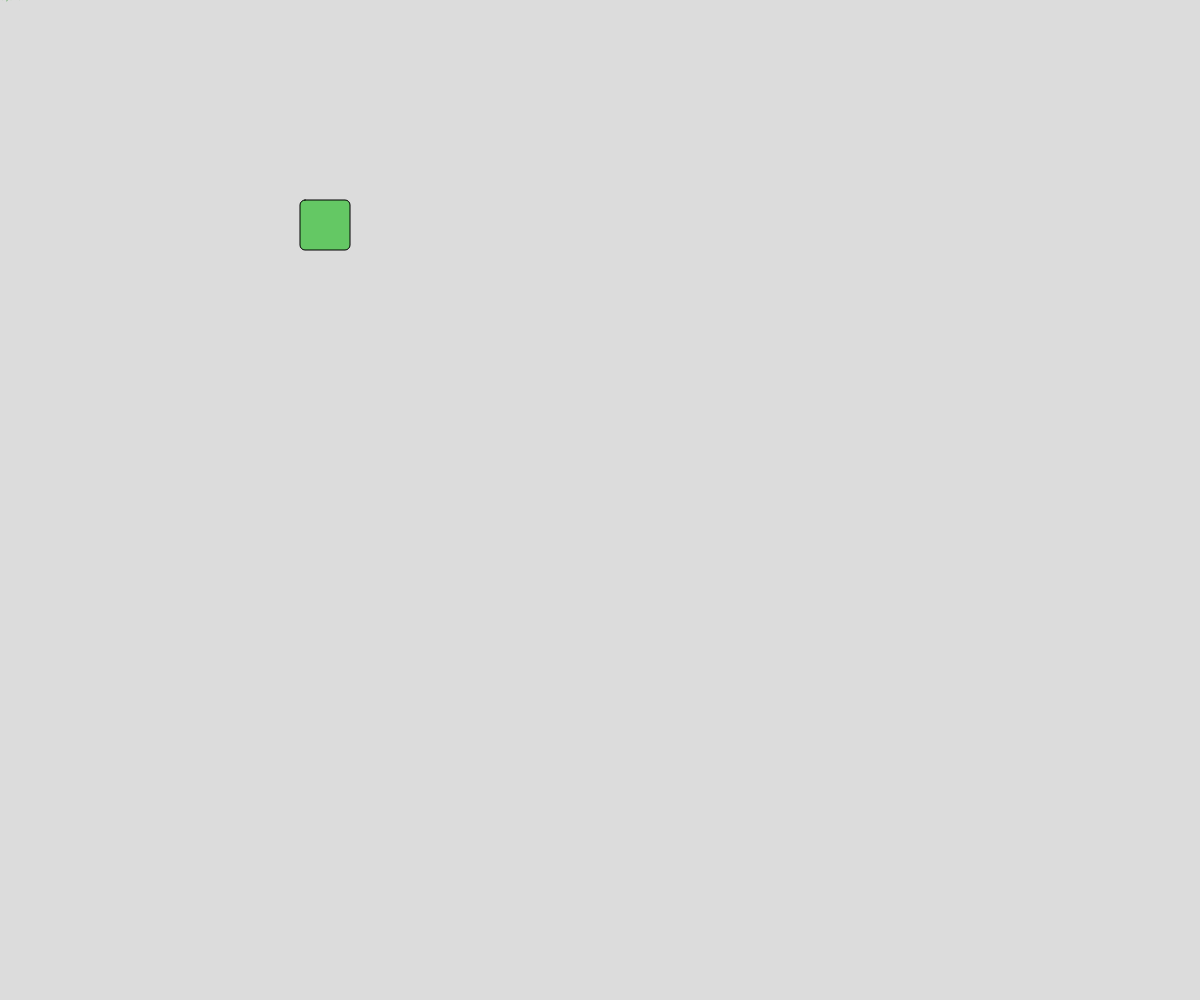
Frame 1 (no input)
Frame 60 (no input): identical to frame 1, image omitted
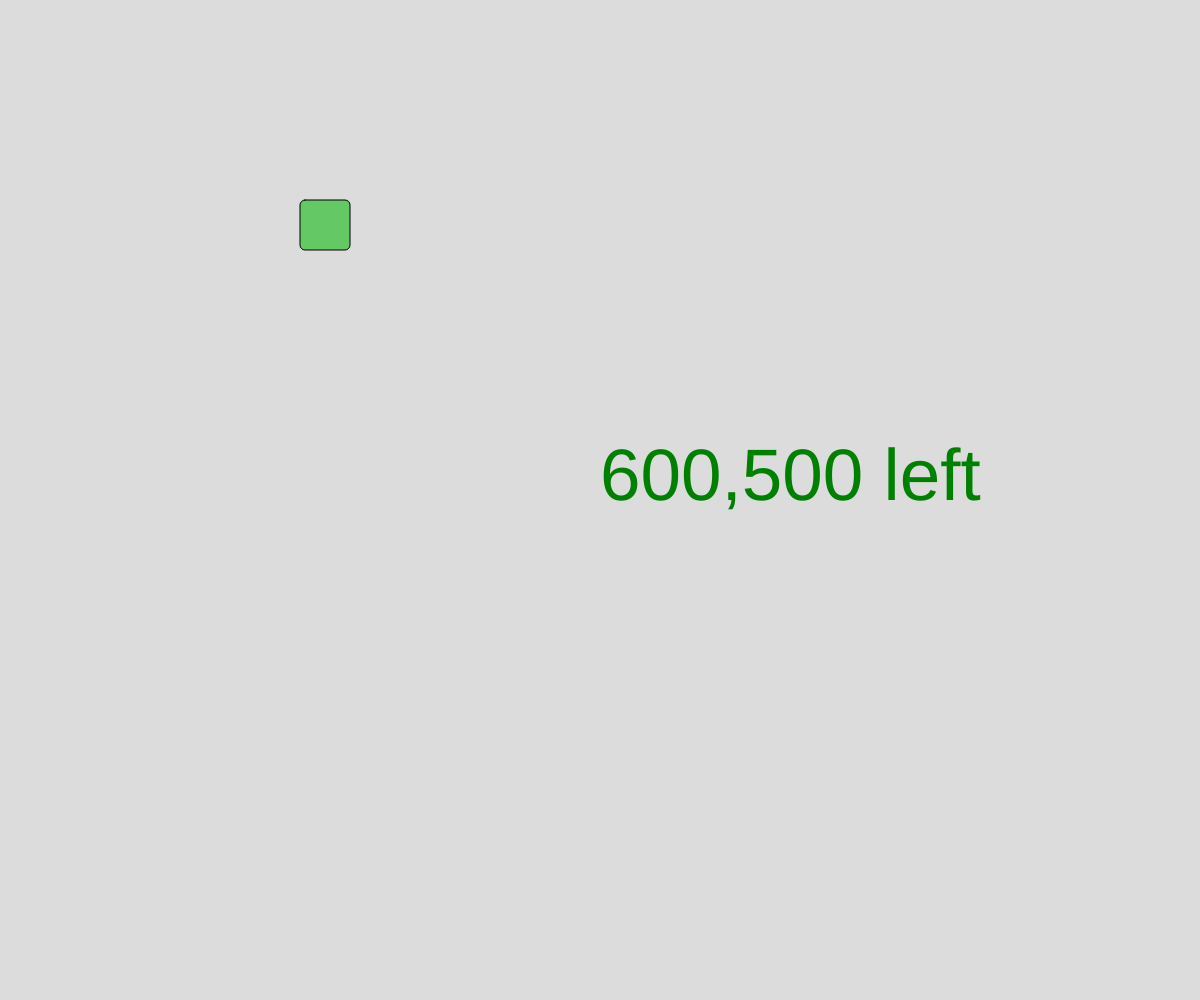
Frame 120 (the mouse pressed at the canvas centre since frame 60)

The p5.js sketch that drew these frames (run headless with seeded random() and noise() and a simulated clock; from frame 60 on, the mouse is pressed at the canvas centre):

// p5.js sketch
// ── sketch.js
// Project Title
// Your Name
// Date
//
// Extra for Experts:
// - describe what you did to take this project "above and beyond"

//global variable declarations
//define your global here

tSize = 10;
let x=300;
function setup() {
  createCanvas(windowWidth, windowHeight);
  
}

function draw() {
  fill("green");
  background(220);
  textSize(tSize);
  text(mouseX+ ","+mouseY+ " "+ mouseButton,mouseX,mouseY);

  fill(100,200,100);
  square(x,200,50,5);
  if(keyIsDown(LEFT_ARROW)){
    x=x-5;
  }
  if(keyIsDown(RIGHT_ARROW)){
    x=x+5;
  }
}

function mousePressed(){
  tSize = random(5,100);
}
